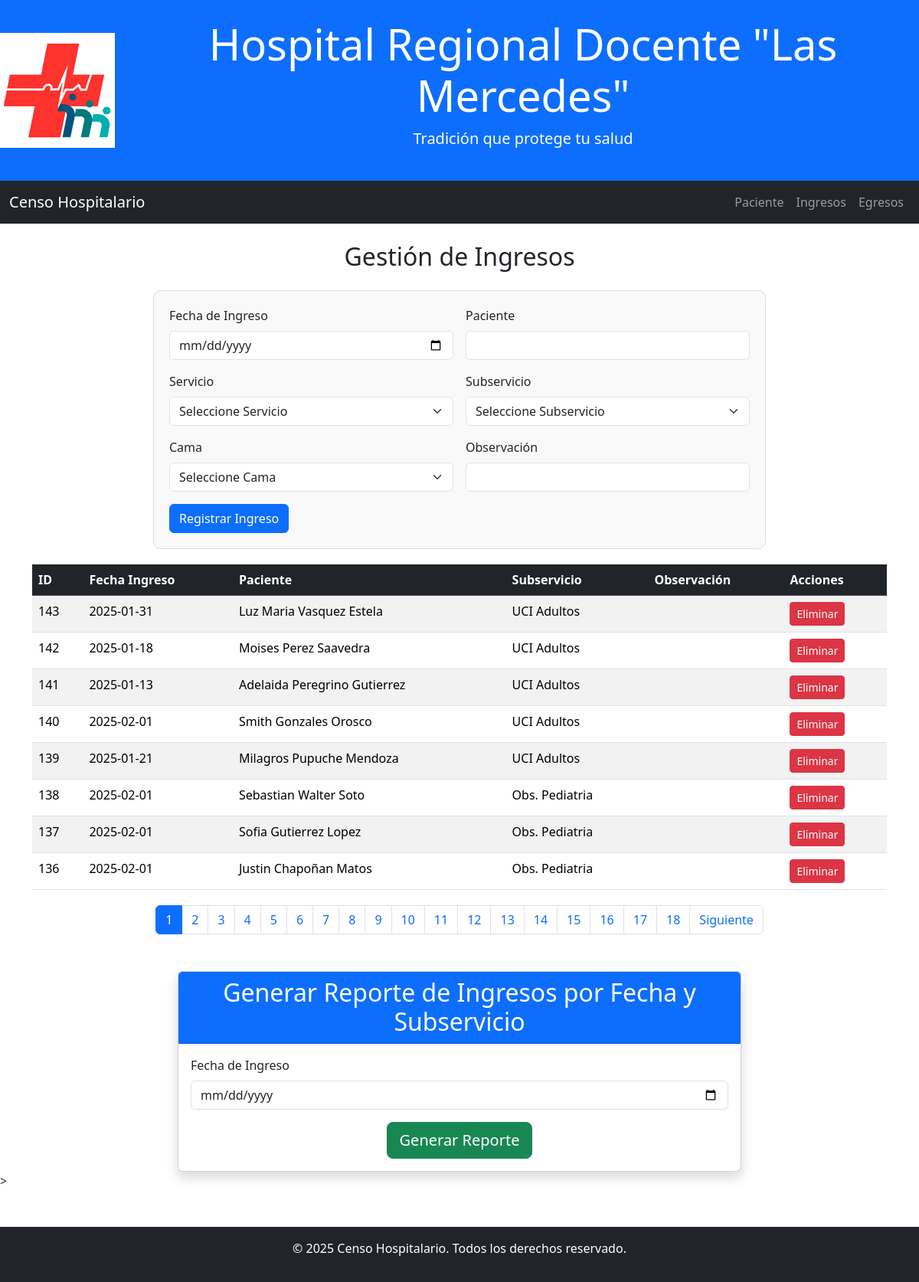
Page /pages/ingresos.php on the committed database.
### tables this page shows
CREATE TABLE `ingresos` (
  `id` bigint(20) UNSIGNED NOT NULL,
  `fecha_ingreso` date NOT NULL,
  `observacion` varchar(20) DEFAULT NULL,
  `id_paciente` int(11) DEFAULT NULL,
  `id_subservicio` int(11) DEFAULT NULL
);

CREATE TABLE `paciente` (
  `id` bigint(20) UNSIGNED NOT NULL,
  `dni` int(11) DEFAULT NULL,
  `nombre` varchar(100) NOT NULL,
  `edad` int(11) DEFAULT NULL
);

CREATE TABLE `subservicios` (
  `id` bigint(20) UNSIGNED NOT NULL,
  `nombre` varchar(100) NOT NULL,
  `num_cama` varchar(8) NOT NULL,
  `estado` varchar(15) NOT NULL DEFAULT 'Desocupada',
  `id_servicio` int(11) DEFAULT NULL
);

### pages/ingresos.php (the view, shortened to what this page needs)
<!DOCTYPE html>
<html lang="es">
<head>
    <link href="https://cdn.jsdelivr.net/npm/bootstrap@5.3.3/dist/css/bootstrap.min.css"
        rel="stylesheet"
>
    <link rel="stylesheet" href="../css/estilos.css">
</head>
<body>
<header class="bg-primary text-white text-center py-4 d-flex align-items-center justify-content-center">
        <img src="../img/logo_hospital.png" alt="Logo Hospital Regional Docente Las Mercedes" class="logo me-3">
        <div>
            <h1 class="display-4">Hospital Regional Docente "Las Mercedes"</h1>
            <p class="lead">Tradición que protege tu salud</p>
        </div>
    </header>
    <nav class="navbar navbar-expand-lg navbar-dark bg-dark">
        <div class="container-fluid">
            <a class="navbar-brand" href="../index.php">Censo Hospitalario</a>
            <div class="collapse navbar-collapse" id="navbarNav">
                <ul class="navbar-nav ms-auto">
                    <li class="nav-item">
                        <a class="nav-link" href="paciente.php">Paciente</a>
                    </li>
                    <li class="nav-item">
                        <a class="nav-link" href="ingresos.php">Ingresos</a>
                    </li>
                    <li class="nav-item">
                        <a class="nav-link" href="egresos.php">Egresos</a>
                    </li>
                </ul>
            </div>
        </div>
    </nav>
    <div class="container mt-4">
        <h2 class="text-center mb-4">Gestión de Ingresos</h2>
        <div class="form-container-ingreso-egreso">
            <form method="post" class="row g-3">
                <div class="col-md-6">
                    <label for="fecha_ingreso" class="form-label">Fecha de Ingreso</label>
                    <input type="date" class="form-control" id="fecha_ingreso" name="fecha_ingreso" required>
                </div>
                <div class="col-md-6">
                    <label for="paciente_ingreso" class="form-label">Paciente</label>
                    <input type="text" class="form-control" list="datalistOptions" id="paciente_ingreso" autocomplete="off" required>
                </div>
                <div class="col-md-6">
                    <label for="servicio" class="form-label">Servicio</label>
                    <select class="form-select" id="servicio" required>
                        <option value="">Seleccione Servicio</option>
                        <?php
                        include '../includes/db.php';
                        ?>
                    </select>
                </div>
                <div class="col-md-6">
                    <label for="subservicio" class="form-label">Subservicio</label>
                    <select class="form-select" id="subservicio" name="id_subservicio" required>
                        <option value="">Seleccione Subservicio</option>
                    </select>
                </div>
                <div class="col-md-6">
                    <label for="id_cama" class="form-label">Cama</label>
                    <select class="form-select" id="id_cama" required>
                        <option value="">Seleccione Cama</option>
                    </select>
                </div>
                <div class="col-md-6">
                    <label for="observacion" class="form-label">Observación</label>
                    <input type="text" class="form-control" id="observacion" name="observacion">
                </div>
                <div class="col-12">
                    <button type="submit" class="btn btn-primary" id="reg_ingreso">Registrar Ingreso</button>
                </div>
            </form>
        </div>
        <div class="table-container">
            <?php
            $page = isset($_GET['page']) ? (int)$_GET['page'] : 1;
            $perPage = 8;
            $offset = ($page - 1) * $perPage;
            $result = $conn->query("SELECT i.id, i.fecha_ingreso, p.nombre AS nombre_paciente, s.nombre AS nombre_subservicio, i.observacion
                                    FROM ingresos i
                                    JOIN paciente p ON i.id_paciente = p.id
                                    JOIN subservicios s ON i.id_subservicio = s.id
                                    ORDER BY id DESC LIMIT $perPage OFFSET $offset");
            if ($result->rowCount() > 0) {
                echo "<table class='table table-striped table-hover'>
                        <thead class='table-dark'>
                            <tr>
                                <th>ID</th>
                                <th>Fecha Ingreso</th>
                                <th>Paciente</th>
                                <th>Subservicio</th>
                                <th>Observación</th>
                                <th>Acciones</th>
                            </tr>
                        </thead>
                        <tbody>";
                while ($row = $result->fetch(PDO::FETCH_ASSOC)) {
                    echo "<tr>
                            <td>" . $row["id"] . "</td>
                            <td>" . $row["fecha_ingreso"] . "</td>
                            <td>" . $row["nombre_paciente"] . "</td>
                            <td>" . $row["nombre_subservicio"] . "</td>
                            <td>" . $row["observacion"] . "</td>
                            <td>
                                <form action='../js/eliminar_ingreso.php' method='POST' style='display:inline;'>
                                    <input type='hidden' name='id_ingreso' value='" . htmlspecialchars($row["id"]) . "'>
                                    <button class='btn btn-danger btn-sm' type='submit'
                                    onclick='return confirm(\"¿Estás seguro de eliminar este ingreso?\");'>Eliminar</button>
                                </form>
                            </td>
                          </tr>";
                }
                echo "</tbody></table>";
                $totalRows = $conn->query("SELECT COUNT(*) FROM ingresos")->fetchColumn();
                $totalPages = ceil($totalRows / $perPage);
                echo "<nav aria-label='Page navigation'>
                        <ul class='pagination justify-content-center'>";
                for ($i = 1; $i <= $totalPages; $i++) {
                    $active = ($page == $i) ? 'active' : '';
                    echo "<li class='page-item $active'><a class='page-link' href='?page=$i'>$i</a></li>";
                }
                if ($page < $totalPages) {
                    echo "<li class='page-item'><a class='page-link' href='?page=" . ($page + 1) . "'>Siguiente</a></li>";
                }
                echo "</ul></nav>";
            } else {
                echo "<div class='alert alert-info'>No hay ingresos registrados.</div>";
            }
            ?>
        </div>
    </div>
    <div class="container mt-5">
        <div class="row justify-content-center">
            <div class="col-md-8">
                <div class="card shadow">
                    <div class="card-header bg-primary text-white">
                        <h2 class="card-title text-center mb-0">Generar Reporte de Ingresos por Fecha y Subservicio</h2>
                    </div>
                    <div class="card-body">
                        <form action="../report/reporte_ingreso.php" method="get" class="row g-3">
                            <div class="col-md-12">
                                <label for="fecha_ingreso" class="form-label">Fecha de Ingreso</label>
                                <input type="date" class="form-control" id="fecha_ingreso" name="fecha_ingreso" required>
                            </div>
                            <div class="col-12 text-center">
                                <button type="submit" class="btn btn-success btn-lg">Generar Reporte</button>
                            </div>
                        </form>
                    </div>
                </div>
            </div>
        </div>
    </div>>
    <footer class="bg-dark text-white text-center py-3 mt-5">
        <p>&copy; 2025 Censo Hospitalario. Todos los derechos reservado.</p>
    </footer>
</body>
</html>

### css/estilos.css (style rules this page uses)
.table-container { margin-top: 20px; }
.pagination { margin-top: 20px; }
.form-container-ingreso-egreso { max-width: 800px; margin: 0 auto; padding: 20px; border: 1px solid #ddd; border-radius: 10px; background-color: #f9f9f9; }

### rows in the picture
ingresos: id "143", fecha_ingreso "2025-01-31", id_paciente.nombre "Luz Maria Vasquez Estela", id_subservicio.nombre "UCI Adultos"
ingresos: id "142", fecha_ingreso "2025-01-18", id_paciente.nombre "Moises Perez Saavedra", id_subservicio.nombre "UCI Adultos"
ingresos: id "141", fecha_ingreso "2025-01-13", id_paciente.nombre "Adelaida Peregrino Gutierrez", id_subservicio.nombre "UCI Adultos"
ingresos: id "140", fecha_ingreso "2025-02-01", id_paciente.nombre "Smith Gonzales Orosco", id_subservicio.nombre "UCI Adultos"
ingresos: id "139", fecha_ingreso "2025-01-21", id_paciente.nombre "Milagros Pupuche Mendoza", id_subservicio.nombre "UCI Adultos"
ingresos: id "138", fecha_ingreso "2025-02-01", id_paciente.nombre "Sebastian Walter Soto", id_subservicio.nombre "Obs. Pediatria"
ingresos: id "137", fecha_ingreso "2025-02-01", id_paciente.nombre "Sofia Gutierrez Lopez", id_subservicio.nombre "Obs. Pediatria"
ingresos: id "136", fecha_ingreso "2025-02-01", id_paciente.nombre "Justin Chapoñan Matos", id_subservicio.nombre "Obs. Pediatria"
